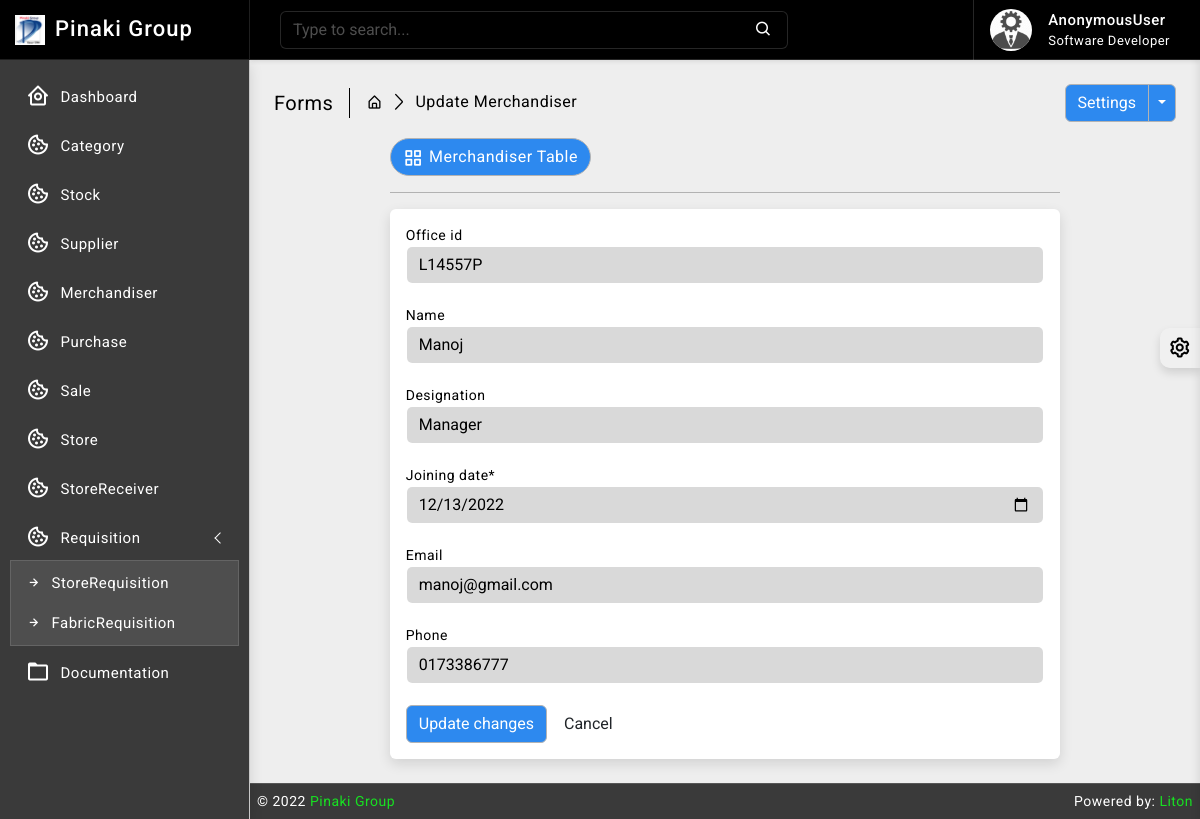
/merchandiser/2/, run on the app's committed database.
### merchandiser/models.py (models this page shows, shortened)
class Merchandiser(models.Model):
    office_id = models.CharField(max_length=64, null=True, blank=True, unique=True)
    name = models.CharField(max_length=64, null=True, blank=True)
    designation = models.CharField(max_length=64, null=True, blank=True)
    joining_date = models.DateField(default= now)
    email = models.EmailField(max_length=64, blank=True, unique=True)
    phone = models.CharField(max_length=16, null=True, blank=True, unique=True)
    access_area = models.CharField(max_length=64, blank=True)
    created_at = models.DateTimeField(auto_now_add=True, auto_now=False)
    updated_at = models.DateTimeField(auto_now_add=False, auto_now=True)

### merchandiser/views.py (the view)
# urls.py: path('<int:pk>/', views.merchandiser_update, name='merchandiser_update'),
def merchandiser_update(request, pk):
    get_merchandiser_data = get_object_or_404(Merchandiser, pk=pk)
    form = MerchandiserForm(instance=get_merchandiser_data)
    if request.method == 'POST':
        form = MerchandiserForm(request.POST, instance=get_merchandiser_data)
        if form.is_valid():
            form.save()
            messages.success(request, 'Merchandiser updated successfully')
            return redirect('merchandiser_read')
    context = {
        'form': form
    }
    return render(request, 'merchandiser/update.html', context)

### merchandiser/forms.py
class MerchandiserForm(forms.ModelForm):
    def __init__(self, *args, **kwargs):
        super().__init__(*args, **kwargs)
        self.fields['name'].widget.attrs.update({'class': 'textinput form-control', 'pattern' : '[a-zA-Z\s]{1,50}', 'title' : 'Alphabets and Spaces only', 'required': 'true'})
        self.fields['phone'].widget.attrs.update({'class': 'textinput form-control', 'maxlength': '10', 'pattern' : '[0-9]{10}', 'title' : 'Numbers only', 'required': 'true'})
        self.fields['email'].widget.attrs.update({'class': 'textinput form-control'})
    class Meta:
        model = Merchandiser
        fields = ['id', 'office_id', 'name', 'phone', 'email', 'designation', 'access_area', 'joining_date']
        widgets = {
            'office_id' : forms.TextInput(attrs = {'class' : 'textinput form-control'}),
            'designation' : forms.TextInput(attrs = {'class' : 'textinput form-control'}),
            'access_area' : forms.TextInput(attrs = {'class' : 'textinput form-control'}),
            'joining_date' : forms.TextInput(attrs = {'class' : 'textinput form-control', 'type': 'date'}),
        }

### templates/merchandiser/update.html (shortened to what this page needs)
{% extends 'base/base.html' %}
{% block body %}
{% load crispy_forms_tags %}
{% load static %}
<div class="page-wrapper">
	<div class="page-content">
		<div class="page-breadcrumb d-none d-sm-flex align-items-center mb-3">
			<div class="breadcrumb-title pe-3">Forms</div>
			<div class="ps-3">
				<nav aria-label="breadcrumb">
					<ol class="breadcrumb mb-0 p-0">
						<li class="breadcrumb-item">
							<a href="#">
								<i class="bx bx-home-alt"></i>
							</a>
						</li>
						<li class="breadcrumb-item active" aria-current="page">Update Merchandiser</li>
					</ol>
				</nav>
			</div>
			<div class="ms-auto">
				<div class="btn-group">
					<button type="button" class="btn btn-light">Settings</button>
					<button type="button" class="btn btn-light dropdown-toggle dropdown-toggle-split" data-bs-toggle="dropdown">
					</button>
				</div>
			</div>
		</div>
		<div class="row">
			<div class="col-xl-9 mx-auto">
				<div class="ms-auto">
					<a href="{% url 'merchandiser_read' %}" class="btn btn-light radius-30 mt-2 mt-lg-0">
						<i class="bx bx-grid-alt"></i>Merchandiser Table
					</a>
				</div>
				<hr/>
				<div class="card">
					<div class="card-body">
						<form method="POST">
							<div class="form-row">
								<div class="form-group col-md-12 mb-0">
									<div class="controls">
										{{ form.office_id|as_crispy_field }}
									</div>
							    </div> <br>
                                <div class="form-group col-md-12 mb-0">
                                    <div class="controls">
                                        {{ form.name|as_crispy_field }}
                                    </div>
							    </div><br>
                                <div class="form-group col-md-12 mb-0">
                                    <div class="controls">
                                        {{ form.designation|as_crispy_field }}
                                    </div>
							    </div><br>
                                <div class="form-group col-md-12 mb-0">
                                    <div class="controls">
                                        {{ form.joining_date|as_crispy_field }}
                                    </div>
							    </div><br>
                                <div class="form-group col-md-12 mb-0">
                                    <div class="controls">
                                        {{ form.email|as_crispy_field }}
                                    </div>
							    </div><br>
                                <div class="form-group col-md-12 mb-0">
                                    <div class="controls">
                                        {{ form.phone|as_crispy_field }}
                                    </div>
							    </div><br>
							</div>
								<div class="form-actions">
									<button type="submit" class="btn btn-light">Update changes</button>
									<button type="reset" class="btn">Cancel</button>
								</div>
							</form>
						</div>
					</div>
				</div>
			</div>
		</div>
	</div>
{% endblock body %}

### static/css/app.css (style rules this page uses)
body { font-size: 14px; letter-spacing: .5px; font-family: Roboto, sans-serif; overflow-x: hidden }
a { text-decoration: none }
.page-wrapper { height: 100%; margin-top: 60px; margin-bottom: 0px; margin-left: 250px }
.page-content { padding: 1.5rem 1.5rem 0 1.5rem }
.breadcrumb-title { font-size: 20px; border-right: 1.5px solid #000000; }
.page-breadcrumb .breadcrumb li.breadcrumb-item { font-size: 16px }
.page-breadcrumb .breadcrumb-item+.breadcrumb-item::before { display: inline-block; padding-right: .5rem; color: #000000; font-family: LineIcons; content: "\ea5c" }
.radius-30 { border-radius: 30px }
.btn i { vertical-align: middle; font-size: 1.3rem; margin-top: -1em; margin-bottom: -1em; margin-right: 5px }
input::placeholder { color: #fff!important; opacity: .3!important }
.bg-theme { background-size: 100% 100%; background-attachment: fixed; background-position: center; background-repeat: no-repeat; transition: background .2s; }
body.bg-theme2 { background-image: url(../images/bg-themes/2.png); }

### data on the page
Merchandiser: office_id "L14557P", name "Manoj", designation "Manager", joining_date "12/13/2022", email "manoj@gmail.com", phone "0173386777"

### other printed values
{{ request.user }} "AnonymousUser"
